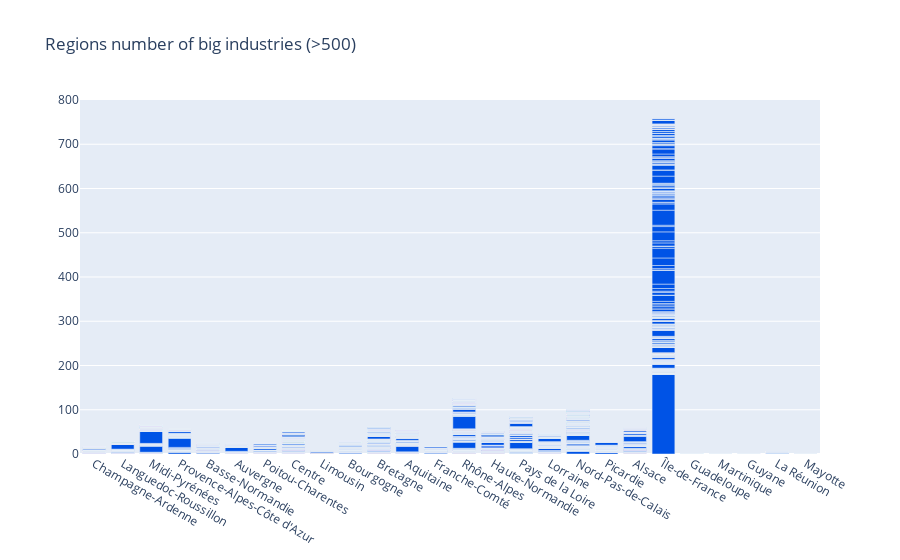

The code cell stored with this chart in its notebook:
### Code cell
merge_geo.head()
data = [graph.Bar(
            x = merge_geo['nom_région'],
            y = merge_geo['E14TS500'],
    marker=dict(color='rgb(0, 83, 230)'))]

layout = graph.Layout(
    title='Regions number of big industries (>500)'
)

fig = graph.Figure(data=data, layout=layout)

py.iplot(fig)

### Figure 1 — Plotly figure (JSON) as saved in the notebook; plotly's stock layout.template omitted (floating-point values rounded to 4 significant figures; data arrays with more than 128 entries replaced by an {"elided": "..."} marker saying what was removed)
{"data": [{"marker": {"color": "rgb(0, 83, 230)"}, "type": "bar", "x": {"elided": "33076 str values"}, "y": {"elided": "33076 int values"}}], "layout": {"title": {"text": "Regions number of big industries (>500)"}}}
